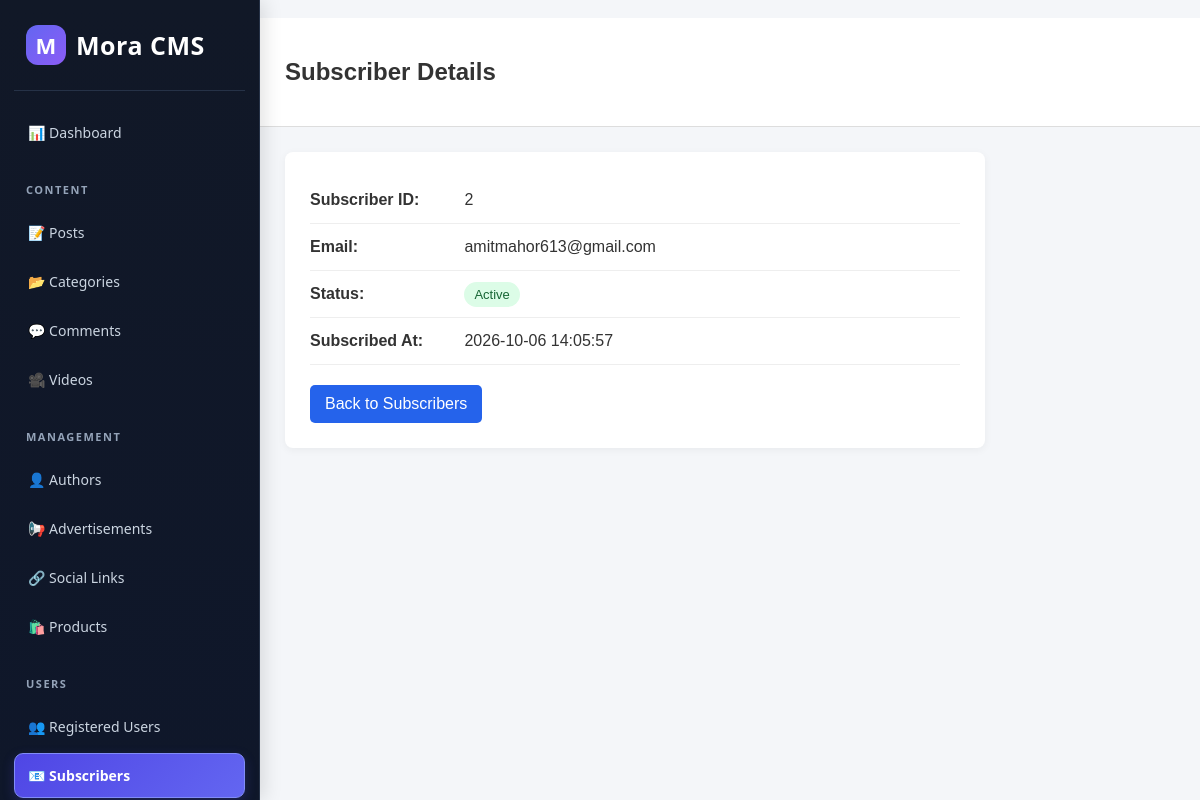
Page /admin/subscribers/view.php?id=2 (signed in) on the committed database.
### tables this page shows
CREATE TABLE `subscribers` (
  `id` int(11) NOT NULL AUTO_INCREMENT,
  `email` varchar(255) NOT NULL,
  `status` enum('active','inactive') DEFAULT 'active',
  `subscribed_at` timestamp NOT NULL DEFAULT current_timestamp(),
  PRIMARY KEY (`id`),
  UNIQUE KEY `email` (`email`)
);

### admin/subscribers/view.php (the view, shortened to what this page needs)
<?php
require_once "../../includes/db.php";
$id = filter_input(INPUT_GET, 'id', FILTER_VALIDATE_INT);
$stmt = $conn->prepare(
    "SELECT id, email, status, subscribed_at FROM subscribers WHERE id = ?"
);
$stmt->bind_param("i", $id);
$stmt->execute();
$subscriber = $stmt->get_result()->fetch_assoc();
function e($value) {
    return htmlspecialchars((string)$value, ENT_QUOTES, 'UTF-8');
}
?>
<!DOCTYPE html>
<html lang="en">
<head>
</head>
<body>
<?php include_once __DIR__ . '/../sidebar.php'; ?>
<div class="topbar">
    <h2>Subscriber Details</h2>
</div>
<div class="container">
    <div class="card">
        <div class="detail">
            <strong>Subscriber ID:</strong>
            <?= (int)$subscriber['id'] ?>
        </div>
        <div class="detail">
            <strong>Email:</strong>
            <?= e($subscriber['email']) ?>
        </div>
        <div class="detail">
            <strong>Status:</strong>
            <span class="badge <?= e($subscriber['status']) ?>">
                <?= ucfirst(e($subscriber['status'])) ?>
            </span>
        </div>
        <div class="detail">
            <strong>Subscribed At:</strong>
            <?= e($subscriber['subscribed_at']) ?>
        </div>
        <a href="index.php" class="btn">Back to Subscribers</a>
    </div>
</div>
</body>
</html>

### admin/subscribers/view.php (style rules this page uses)
body { margin: 0; font-family: Arial, sans-serif; background: #f4f6f9; color: #333; }
.topbar { margin-left: 260px; padding: 20px 25px; background: white; border-bottom: 1px solid #ddd; }
.container { margin-left: 260px; padding: 25px; }
.card { background: white; padding: 25px; border-radius: 8px; max-width: 650px; box-shadow: 0 2px 8px #0000000d; }
.detail { padding: 14px 0; border-bottom: 1px solid #eee; overflow-wrap: anywhere; }
.detail strong { display: inline-block; width: 150px; }
.btn { display: inline-block; margin-top: 20px; padding: 10px 15px; border-radius: 5px; background: #2563eb; color: white; text-decoration: none; }
.badge { padding: 5px 10px; border-radius: 15px; font-size: 13px; }
.active { background: #dcfce7; color: #166534; }

### rows in the picture
subscribers: id "2", email "amitmahor613@gmail.com", status "Active", subscribed_at "2026-10-06 14:05:57"
